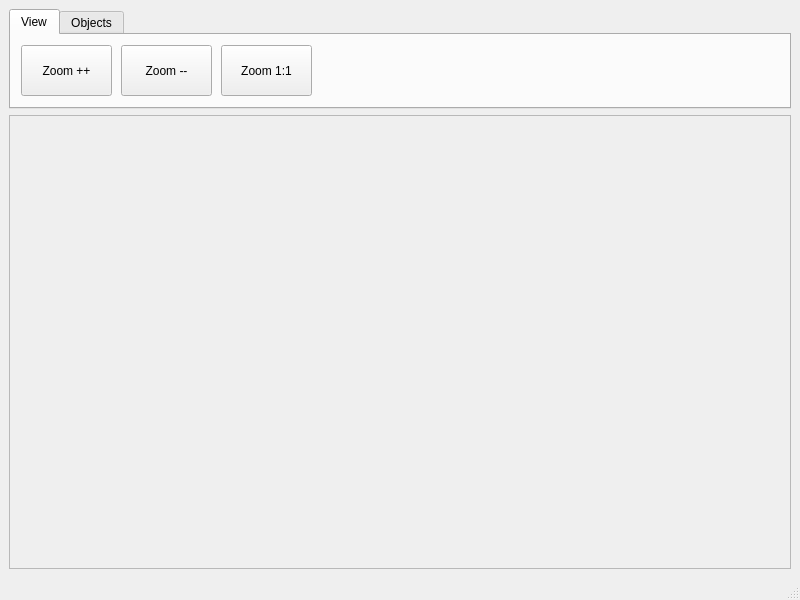
<?xml version="1.0" encoding="UTF-8"?>
<ui version="4.0">
 <class>MainWindow</class>
 <widget class="QMainWindow" name="MainWindow">
  <property name="geometry">
   <rect>
    <x>0</x>
    <y>0</y>
    <width>800</width>
    <height>600</height>
   </rect>
  </property>
  <property name="windowTitle">
   <string>MainWindow</string>
  </property>
  <widget class="QWidget" name="centralwidget">
   <layout class="QVBoxLayout" name="verticalLayout_2">
    <item>
     <layout class="QVBoxLayout" name="verticalLayout">
      <item>
       <widget class="QTabWidget" name="mainTabCtrl">
        <property name="sizePolicy">
         <sizepolicy hsizetype="Expanding" vsizetype="Fixed">
          <horstretch>0</horstretch>
          <verstretch>0</verstretch>
         </sizepolicy>
        </property>
        <property name="minimumSize">
         <size>
          <width>0</width>
          <height>100</height>
         </size>
        </property>
        <property name="currentIndex">
         <number>0</number>
        </property>
        <widget class="QWidget" name="tabView">
         <attribute name="title">
          <string>View</string>
         </attribute>
         <widget class="QPushButton" name="increaseZoomButton">
          <property name="geometry">
           <rect>
            <x>10</x>
            <y>10</y>
            <width>91</width>
            <height>51</height>
           </rect>
          </property>
          <property name="text">
           <string>Zoom ++</string>
          </property>
          <property name="shortcut">
           <string>F6</string>
          </property>
         </widget>
         <widget class="QPushButton" name="decreaseZoomButton">
          <property name="geometry">
           <rect>
            <x>110</x>
            <y>10</y>
            <width>91</width>
            <height>51</height>
           </rect>
          </property>
          <property name="text">
           <string>Zoom --</string>
          </property>
          <property name="shortcut">
           <string>F7</string>
          </property>
         </widget>
         <widget class="QPushButton" name="originalZoomButton">
          <property name="geometry">
           <rect>
            <x>210</x>
            <y>10</y>
            <width>91</width>
            <height>51</height>
           </rect>
          </property>
          <property name="text">
           <string>Zoom 1:1</string>
          </property>
         </widget>
        </widget>
        <widget class="QWidget" name="tabObjects">
         <attribute name="title">
          <string>Objects</string>
         </attribute>
         <widget class="QPushButton" name="lineButton">
          <property name="geometry">
           <rect>
            <x>10</x>
            <y>10</y>
            <width>71</width>
            <height>51</height>
           </rect>
          </property>
          <property name="text">
           <string/>
          </property>
          <property name="icon">
           <iconset resource="main.qrc">
            <normaloff>:/resources/icons/objects/line.svg</normaloff>:/resources/icons/objects/line.svg</iconset>
          </property>
          <property name="iconSize">
           <size>
            <width>32</width>
            <height>32</height>
           </size>
          </property>
         </widget>
         <widget class="QPushButton" name="rectButton">
          <property name="geometry">
           <rect>
            <x>90</x>
            <y>10</y>
            <width>71</width>
            <height>51</height>
           </rect>
          </property>
          <property name="text">
           <string/>
          </property>
          <property name="icon">
           <iconset resource="main.qrc">
            <normaloff>:/resources/icons/objects/rectangle.svg</normaloff>:/resources/icons/objects/rectangle.svg</iconset>
          </property>
          <property name="iconSize">
           <size>
            <width>32</width>
            <height>32</height>
           </size>
          </property>
         </widget>
         <widget class="QPushButton" name="ellipseButton">
          <property name="geometry">
           <rect>
            <x>170</x>
            <y>10</y>
            <width>71</width>
            <height>51</height>
           </rect>
          </property>
          <property name="text">
           <string/>
          </property>
          <property name="icon">
           <iconset resource="main.qrc">
            <normaloff>:/resources/icons/objects/ellipse.svg</normaloff>:/resources/icons/objects/ellipse.svg</iconset>
          </property>
          <property name="iconSize">
           <size>
            <width>32</width>
            <height>32</height>
           </size>
          </property>
         </widget>
         <widget class="QPushButton" name="textButton">
          <property name="geometry">
           <rect>
            <x>250</x>
            <y>10</y>
            <width>71</width>
            <height>51</height>
           </rect>
          </property>
          <property name="text">
           <string/>
          </property>
          <property name="icon">
           <iconset resource="main.qrc">
            <normaloff>:/resources/icons/objects/text.svg</normaloff>:/resources/icons/objects/text.svg</iconset>
          </property>
          <property name="iconSize">
           <size>
            <width>32</width>
            <height>32</height>
           </size>
          </property>
         </widget>
         <widget class="QPushButton" name="pictureButton">
          <property name="geometry">
           <rect>
            <x>330</x>
            <y>10</y>
            <width>71</width>
            <height>51</height>
           </rect>
          </property>
          <property name="text">
           <string/>
          </property>
          <property name="icon">
           <iconset resource="main.qrc">
            <normaloff>:/resources/icons/objects/image.svg</normaloff>:/resources/icons/objects/image.svg</iconset>
          </property>
          <property name="iconSize">
           <size>
            <width>32</width>
            <height>32</height>
           </size>
          </property>
         </widget>
         <widget class="QPushButton" name="barcodeButton">
          <property name="geometry">
           <rect>
            <x>410</x>
            <y>10</y>
            <width>71</width>
            <height>51</height>
           </rect>
          </property>
          <property name="text">
           <string/>
          </property>
          <property name="icon">
           <iconset resource="main.qrc">
            <normaloff>:/resources/icons/objects/barcode.svg</normaloff>:/resources/icons/objects/barcode.svg</iconset>
          </property>
          <property name="iconSize">
           <size>
            <width>40</width>
            <height>40</height>
           </size>
          </property>
         </widget>
        </widget>
       </widget>
      </item>
      <item>
       <widget class="QScrollArea" name="scrollArea">
        <property name="widgetResizable">
         <bool>true</bool>
        </property>
        <widget class="QWidget" name="scrollAreaWidgetContents">
         <property name="geometry">
          <rect>
           <x>0</x>
           <y>0</y>
           <width>778</width>
           <height>429</height>
          </rect>
         </property>
        </widget>
       </widget>
      </item>
     </layout>
    </item>
   </layout>
  </widget>
  <widget class="QMenuBar" name="menubar">
   <property name="geometry">
    <rect>
     <x>0</x>
     <y>0</y>
     <width>800</width>
     <height>22</height>
    </rect>
   </property>
  </widget>
  <widget class="QStatusBar" name="statusbar"/>
 </widget>
 <resources>
  <include location="main.qrc"/>
 </resources>
 <connections/>
</ui>
